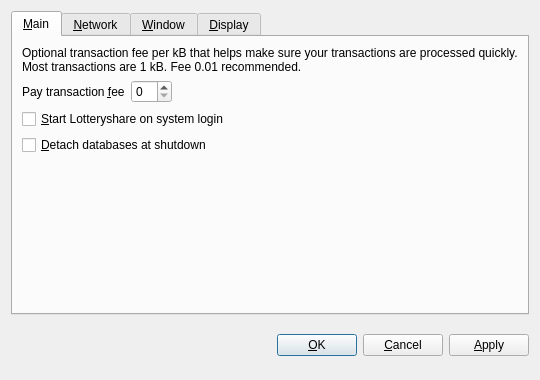
<?xml version="1.0" encoding="UTF-8"?>
<ui version="4.0">
 <class>OptionsDialog</class>
 <widget class="QDialog" name="OptionsDialog">
  <property name="geometry">
   <rect>
    <x>0</x>
    <y>0</y>
    <width>540</width>
    <height>380</height>
   </rect>
  </property>
  <property name="windowTitle">
   <string>Options</string>
  </property>
  <property name="modal">
   <bool>true</bool>
  </property>
  <layout class="QVBoxLayout" name="verticalLayout">
   <item>
    <widget class="QTabWidget" name="tabWidget">
     <property name="tabPosition">
      <enum>QTabWidget::North</enum>
     </property>
     <property name="currentIndex">
      <number>0</number>
     </property>
     <widget class="QWidget" name="tabMain">
      <attribute name="title">
       <string>&amp;Main</string>
      </attribute>
      <layout class="QVBoxLayout" name="verticalLayout_Main">
       <item>
        <widget class="QLabel" name="transactionFeeInfoLabel">
         <property name="text">
          <string>Optional transaction fee per kB that helps make sure your transactions are processed quickly. Most transactions are 1 kB. Fee 0.01 recommended.</string>
         </property>
         <property name="textFormat">
          <enum>Qt::PlainText</enum>
         </property>
         <property name="wordWrap">
          <bool>true</bool>
         </property>
        </widget>
       </item>
       <item>
        <layout class="QHBoxLayout" name="horizontalLayout_Main">
         <item>
          <widget class="QLabel" name="transactionFeeLabel">
           <property name="text">
            <string>Pay transaction &amp;fee</string>
           </property>
           <property name="textFormat">
            <enum>Qt::PlainText</enum>
           </property>
           <property name="buddy">
            <cstring>transactionFee</cstring>
           </property>
          </widget>
         </item>
         <item>
          <widget class="BitcoinAmountField" name="transactionFee"/>
         </item>
         <item>
          <spacer name="horizontalSpacer_Main">
           <property name="orientation">
            <enum>Qt::Horizontal</enum>
           </property>
           <property name="sizeHint" stdset="0">
            <size>
             <width>40</width>
             <height>20</height>
            </size>
           </property>
          </spacer>
         </item>
        </layout>
       </item>
       <item>
        <widget class="QCheckBox" name="bitcoinAtStartup">
         <property name="toolTip">
          <string>Automatically start Lotteryshare after logging in to the system.</string>
         </property>
         <property name="text">
          <string>&amp;Start Lotteryshare on system login</string>
         </property>
        </widget>
       </item>
       <item>
        <widget class="QCheckBox" name="detachDatabases">
         <property name="toolTip">
          <string>Detach block and address databases at shutdown. This means they can be moved to another data directory, but it slows down shutdown. The wallet is always detached.</string>
         </property>
         <property name="text">
          <string>&amp;Detach databases at shutdown</string>
         </property>
        </widget>
       </item>
       <item>
        <spacer name="verticalSpacer_Main">
         <property name="orientation">
          <enum>Qt::Vertical</enum>
         </property>
         <property name="sizeHint" stdset="0">
          <size>
           <width>20</width>
           <height>40</height>
          </size>
         </property>
        </spacer>
       </item>
      </layout>
     </widget>
     <widget class="QWidget" name="tabNetwork">
      <attribute name="title">
       <string>&amp;Network</string>
      </attribute>
      <layout class="QVBoxLayout" name="verticalLayout_Network">
       <item>
        <widget class="QCheckBox" name="mapPortUpnp">
         <property name="toolTip">
          <string>Automatically open the Lotteryshare client port on the router. This only works when your router supports UPnP and it is enabled.</string>
         </property>
         <property name="text">
          <string>Map port using &amp;UPnP</string>
         </property>
        </widget>
       </item>
       <item>
        <widget class="QCheckBox" name="connectSocks">
         <property name="toolTip">
          <string>Connect to the Lotteryshare network through a SOCKS proxy (e.g. when connecting through Tor).</string>
         </property>
         <property name="text">
          <string>&amp;Connect through SOCKS proxy:</string>
         </property>
        </widget>
       </item>
       <item>
        <layout class="QHBoxLayout" name="horizontalLayout_Network">
         <item>
          <widget class="QLabel" name="proxyIpLabel">
           <property name="text">
            <string>Proxy &amp;IP:</string>
           </property>
           <property name="textFormat">
            <enum>Qt::PlainText</enum>
           </property>
           <property name="buddy">
            <cstring>proxyIp</cstring>
           </property>
          </widget>
         </item>
         <item>
          <widget class="QValidatedLineEdit" name="proxyIp">
           <property name="maximumSize">
            <size>
             <width>140</width>
             <height>16777215</height>
            </size>
           </property>
           <property name="toolTip">
            <string>IP address of the proxy (e.g. 127.0.0.1)</string>
           </property>
          </widget>
         </item>
         <item>
          <widget class="QLabel" name="proxyPortLabel">
           <property name="text">
            <string>&amp;Port:</string>
           </property>
           <property name="textFormat">
            <enum>Qt::PlainText</enum>
           </property>
           <property name="buddy">
            <cstring>proxyPort</cstring>
           </property>
          </widget>
         </item>
         <item>
          <widget class="QLineEdit" name="proxyPort">
           <property name="maximumSize">
            <size>
             <width>55</width>
             <height>16777215</height>
            </size>
           </property>
           <property name="toolTip">
            <string>Port of the proxy (e.g. 9050)</string>
           </property>
          </widget>
         </item>
         <item>
          <widget class="QLabel" name="socksVersionLabel">
           <property name="text">
            <string>SOCKS &amp;Version:</string>
           </property>
           <property name="textFormat">
            <enum>Qt::PlainText</enum>
           </property>
           <property name="buddy">
            <cstring>socksVersion</cstring>
           </property>
          </widget>
         </item>
         <item>
          <widget class="QValueComboBox" name="socksVersion">
           <property name="toolTip">
            <string>SOCKS version of the proxy (e.g. 5)</string>
           </property>
          </widget>
         </item>
         <item>
          <spacer name="horizontalSpacer_Network">
           <property name="orientation">
            <enum>Qt::Horizontal</enum>
           </property>
           <property name="sizeHint" stdset="0">
            <size>
             <width>40</width>
             <height>20</height>
            </size>
           </property>
          </spacer>
         </item>
        </layout>
       </item>
       <item>
        <spacer name="verticalSpacer_Network">
         <property name="orientation">
          <enum>Qt::Vertical</enum>
         </property>
         <property name="sizeHint" stdset="0">
          <size>
           <width>20</width>
           <height>40</height>
          </size>
         </property>
        </spacer>
       </item>
      </layout>
     </widget>
     <widget class="QWidget" name="tabWindow">
      <attribute name="title">
       <string>&amp;Window</string>
      </attribute>
      <layout class="QVBoxLayout" name="verticalLayout_Window">
       <item>
        <widget class="QCheckBox" name="minimizeToTray">
         <property name="toolTip">
          <string>Show only a tray icon after minimizing the window.</string>
         </property>
         <property name="text">
          <string>&amp;Minimize to the tray instead of the taskbar</string>
         </property>
        </widget>
       </item>
       <item>
        <widget class="QCheckBox" name="minimizeOnClose">
         <property name="toolTip">
          <string>Minimize instead of exit the application when the window is closed. When this option is enabled, the application will be closed only after selecting Quit in the menu.</string>
         </property>
         <property name="text">
          <string>M&amp;inimize on close</string>
         </property>
        </widget>
       </item>
       <item>
        <spacer name="verticalSpacer_Window">
         <property name="orientation">
          <enum>Qt::Vertical</enum>
         </property>
         <property name="sizeHint" stdset="0">
          <size>
           <width>20</width>
           <height>40</height>
          </size>
         </property>
        </spacer>
       </item>
      </layout>
     </widget>
     <widget class="QWidget" name="tabDisplay">
      <attribute name="title">
       <string>&amp;Display</string>
      </attribute>
      <layout class="QVBoxLayout" name="verticalLayout_Display">
       <item>
        <layout class="QHBoxLayout" name="horizontalLayout_1_Display">
         <item>
          <widget class="QLabel" name="langLabel">
           <property name="text">
            <string>User Interface &amp;language:</string>
           </property>
           <property name="textFormat">
            <enum>Qt::PlainText</enum>
           </property>
           <property name="buddy">
            <cstring>lang</cstring>
           </property>
          </widget>
         </item>
         <item>
          <widget class="QValueComboBox" name="lang">
           <property name="toolTip">
            <string>The user interface language can be set here. This setting will take effect after restarting Lotteryshare.</string>
           </property>
          </widget>
         </item>
        </layout>
       </item>
       <item>
        <layout class="QHBoxLayout" name="horizontalLayout_2_Display">
         <item>
          <widget class="QLabel" name="unitLabel">
           <property name="text">
            <string>&amp;Unit to show amounts in:</string>
           </property>
           <property name="textFormat">
            <enum>Qt::PlainText</enum>
           </property>
           <property name="buddy">
            <cstring>unit</cstring>
           </property>
          </widget>
         </item>
         <item>
          <widget class="QValueComboBox" name="unit">
           <property name="toolTip">
            <string>Choose the default subdivision unit to show in the interface and when sending coins.</string>
           </property>
          </widget>
         </item>
        </layout>
       </item>
       <item>
        <widget class="QCheckBox" name="displayAddresses">
         <property name="toolTip">
          <string>Whether to show Lotteryshare addresses in the transaction list or not.</string>
         </property>
         <property name="text">
          <string>&amp;Display addresses in transaction list</string>
         </property>
        </widget>
       </item>
       <item>
        <spacer name="verticalSpacer_Display">
         <property name="orientation">
          <enum>Qt::Vertical</enum>
         </property>
         <property name="sizeHint" stdset="0">
          <size>
           <width>20</width>
           <height>40</height>
          </size>
         </property>
        </spacer>
       </item>
      </layout>
     </widget>
    </widget>
   </item>
   <item>
    <layout class="QHBoxLayout" name="horizontalLayout_Buttons">
     <item>
      <spacer name="horizontalSpacer_1">
       <property name="orientation">
        <enum>Qt::Horizontal</enum>
       </property>
       <property name="sizeHint" stdset="0">
        <size>
         <width>40</width>
         <height>48</height>
        </size>
       </property>
      </spacer>
     </item>
     <item>
      <widget class="QLabel" name="statusLabel">
       <property name="font">
        <font>
         <weight>75</weight>
         <bold>true</bold>
        </font>
       </property>
       <property name="text">
        <string/>
       </property>
       <property name="textFormat">
        <enum>Qt::PlainText</enum>
       </property>
       <property name="wordWrap">
        <bool>true</bool>
       </property>
      </widget>
     </item>
     <item>
      <spacer name="horizontalSpacer_2">
       <property name="orientation">
        <enum>Qt::Horizontal</enum>
       </property>
       <property name="sizeHint" stdset="0">
        <size>
         <width>40</width>
         <height>48</height>
        </size>
       </property>
      </spacer>
     </item>
     <item>
      <widget class="QPushButton" name="okButton">
       <property name="text">
        <string>&amp;OK</string>
       </property>
      </widget>
     </item>
     <item>
      <widget class="QPushButton" name="cancelButton">
       <property name="text">
        <string>&amp;Cancel</string>
       </property>
       <property name="autoDefault">
        <bool>false</bool>
       </property>
      </widget>
     </item>
     <item>
      <widget class="QPushButton" name="applyButton">
       <property name="text">
        <string>&amp;Apply</string>
       </property>
       <property name="autoDefault">
        <bool>false</bool>
       </property>
      </widget>
     </item>
    </layout>
   </item>
  </layout>
 </widget>
 <customwidgets>
  <customwidget>
   <class>BitcoinAmountField</class>
   <extends>QSpinBox</extends>
   <header>bitcoinamountfield.h</header>
  </customwidget>
  <customwidget>
   <class>QValueComboBox</class>
   <extends>QComboBox</extends>
   <header>qvaluecombobox.h</header>
  </customwidget>
  <customwidget>
   <class>QValidatedLineEdit</class>
   <extends>QLineEdit</extends>
   <header>qvalidatedlineedit.h</header>
  </customwidget>
 </customwidgets>
 <resources/>
 <connections/>
</ui>
